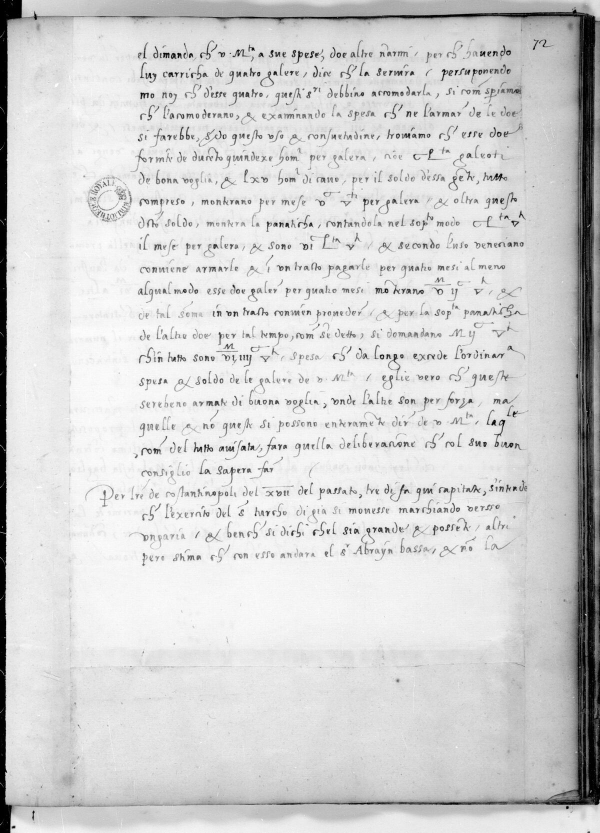
#> input picture targets/sormano/arya/img3000/f142_1200.jpg, 1200 x 1665 px, given in place of cipher_f138.png, which was not available (shown at 1/2 size)
$ python align_labels.py 3
#> lines starting #> are read from the running program, lines starting #| are printed output that depends on the picture
"""Experimental projection-based glyph alignment; outputs visual audit sheets."""

from pathlib import Path
import sys

import cv2
import numpy as np
from PIL import Image, ImageDraw


def align(projection, start, end, count, step=5):
    xs = np.arange(start, end + step, step)
    ink = np.interp(xs, np.arange(len(projection)), projection)
    mean = (end - start) / count
    n = len(xs)
    previous = np.full(n, np.inf)
    previous[0] = 0
    back = []
    width_lo = int(max(35, mean * 0.48) / step)
    width_hi = int(min(180, mean * 1.65) / step)
    for k in range(1, count + 1):
        current = np.full(n, np.inf)
        parent = np.full(n, -1, dtype=np.int32)
        lo = max(1, int((k * mean - 130) / step))
        hi = min(n - 1, int((k * mean + 130) / step))
        if k == count:
            lo = hi = n - 1
        for j in range(lo, hi + 1):
            a = max(0, j - width_hi)
            b = max(0, j - width_lo) + 1
            if b <= a:
                continue
            candidates = np.arange(a, b)
            widths = (j - candidates) * step
            cost = previous[a:b] + 2.0 * ((widths - mean) / 22) ** 2
            h = np.argmin(cost)
            if np.isfinite(cost[h]):
                current[j] = cost[h] + 0.16 * ink[j]
                parent[j] = candidates[h]
        previous = current
        back.append(parent)
    j = n - 1
    bounds = [end]
    for parent in reversed(back):
        j = int(parent[j])
        bounds.append(int(xs[j]))
    return bounds[::-1]


base = Path(__file__).parent
scan = cv2.imread(str(base / "cipher_f138.png"), cv2.IMREAD_GRAYSCALE)
#> scan is the input picture: shape (1665, 1200); min 0, max 255, mean 211.6
residual = cv2.GaussianBlur(scan.astype(np.float32), (0, 0), 35) - scan
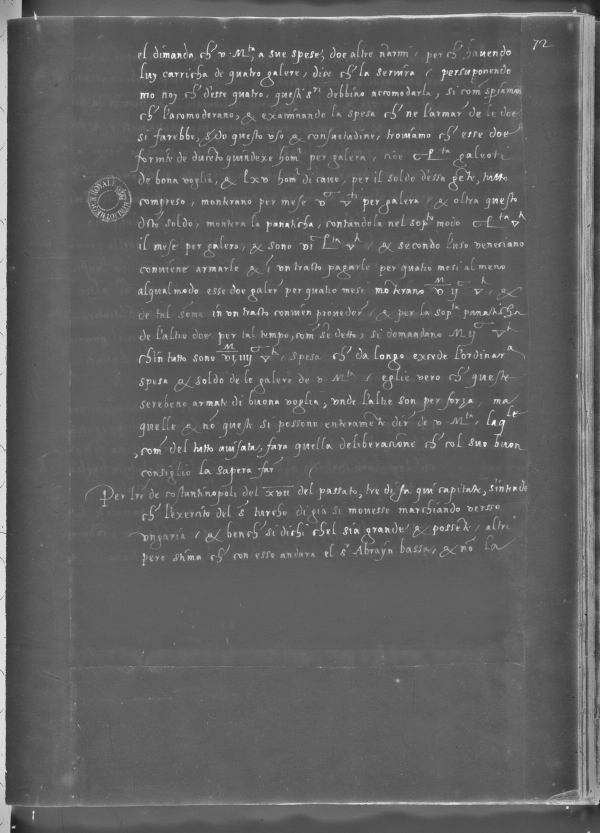
#> residual: shape (1665, 1200) float32 (shown at 1/2 size); min -138.4, max 221.9, mean 0.1; drawn with min black and max white
rows = [
    (542, 455, 5045),
    (681, 455, 5160),
    (833, 455, 5180),
    (990, 455, 5180),
    (1144, 455, 5180),
    (1293, 455, 5180),
    (1457, 455, 5180),
    (1639, 455, 5180),
    (1821, 455, 5180),
    (2006, 455, 5180),
    (2193, 455, 5180),
    (2368, 455, 5180),
    (2527, 455, 5180),
    (2692, 455, 3400),
]
#> (the run stopped early here; a loop or call above may not have finished)

$ run again, on targets/sormano/arya/img3000/f146_1200.jpg
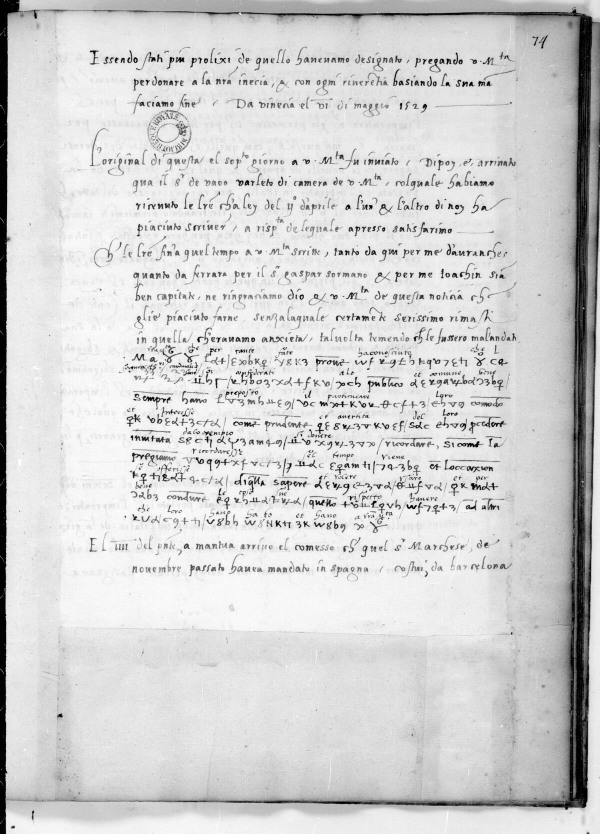
#> input picture targets/sormano/arya/img3000/f146_1200.jpg, 1200 x 1667 px, given in place of cipher_f138.png, which was not available (shown at 1/2 size)
#> scan is the input picture: shape (1667, 1200); min 0, max 255, mean 209.7
#> `residual = cv2.GaussianBlur(scan.astype(np.float32), (0, 0), 35) - scan`:
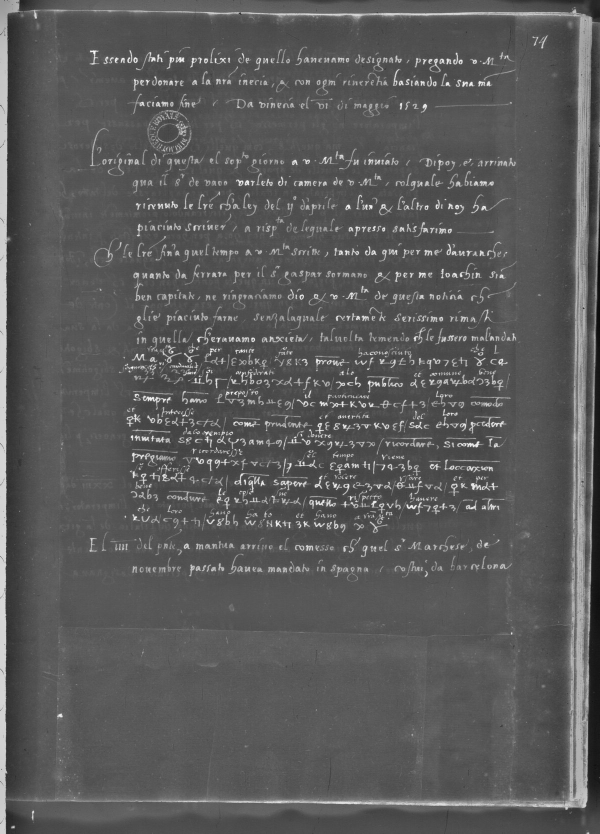
#> residual: shape (1667, 1200) float32 (shown at 1/2 size); min -128.5, max 232.9, mean 0; drawn with min black and max white
